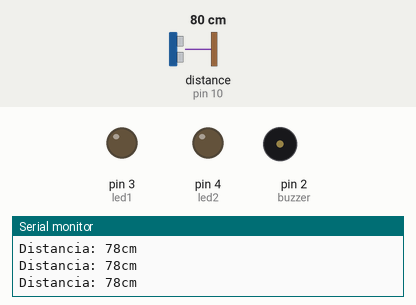
Recording of a sketch running on a simulated Arduino Uno, built with avr-gcc and run on an emulated ATmega328P. Shown: output pins drawn as LEDs (lit = HIGH), buzzer (waves = sounding, pin HIGH), the last lines printed to the serial monitor. Wiring (inferred from the names in the program): ultrasonic range finder: trigger pin 9; echo pin 10. The inputs (shaded band) are chosen by the test bench; at power-on: distance to the obstacle (sensor on pin 10) 80 cm. The echo pulse lasts 58.3 µs per cm; pins used as bus, display or sensor lines are not drawn.

Above: at 1.2 s.
1.3 s: distance to the obstacle (sensor on pin 10) set to 57 cm
4.3 s: distance to the obstacle (sensor on pin 10) set to 46 cm
At 5.2 s:
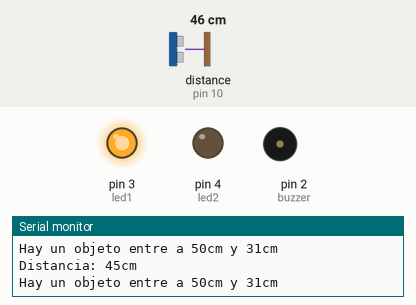
5.8 s: distance to the obstacle (sensor on pin 10) set to 34 cm
7.3 s: distance to the obstacle (sensor on pin 10) set to 29 cm
At 8.5 s:
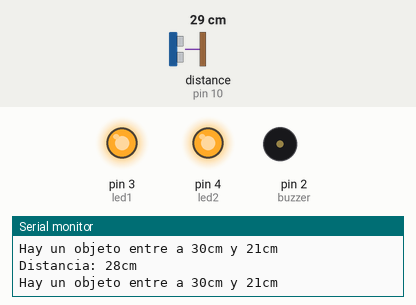
8.8 s: distance to the obstacle (sensor on pin 10) set to 23 cm
11.8 s: distance to the obstacle (sensor on pin 10) set to 20 cm
At 12.3 s:
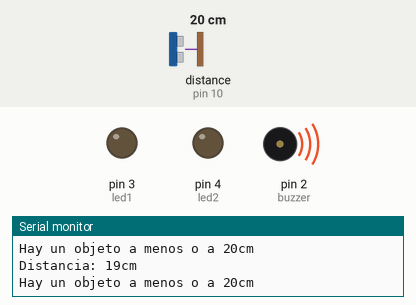
Timing chart, 0 to 14.3 s (numbered marks = the images above; inputs shaded):
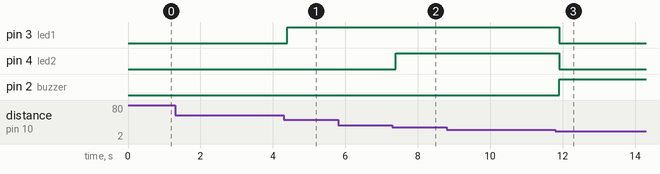

Measured:
- the behaviour switches between 52 and 51 cm on distance to the obstacle (sensor on pin 10) (found by bisection; images 0 and 1)
- the behaviour switches between 32 and 31 cm on distance to the obstacle (sensor on pin 10) (found by bisection; images 1 and 2)
- the behaviour switches between 22 and 21 cm on distance to the obstacle (sensor on pin 10) (found by bisection; images 2 and 3)
- after the input at 4.3 s, pin 3 (led1): LOW → HIGH after 0.09 s
- after the input at 7.3 s, pin 4 (led2): LOW → HIGH after 0.09 s
- after the input at 11.8 s, pin 3 (led1), pin 4 (led2): HIGH → LOW after 0.10 s; pin 2 (buzzer): LOW → HIGH after 0.10 s

The sketch:

final.ino
```cpp
const int Trigger = 9;
  const int Echo = 10;
  const int buzzer =2;
  const int led1=3;
  const int led2=4;
void setup() {
  Serial.begin(9600);
  pinMode(Trigger, OUTPUT);
  pinMode(buzzer, OUTPUT);
  pinMode(led1, OUTPUT);
  pinMode(led2, OUTPUT);
  pinMode(Echo, INPUT);

  digitalWrite(Trigger, LOW);
}

void loop() {
  long t;
  long d;
  digitalWrite(Trigger,HIGH);
  delayMicroseconds(10);
  digitalWrite(Trigger,LOW);
  t=pulseIn(Echo,HIGH);
  d=t/59;
  Serial.print("Distancia: ");
  Serial.print(d);
  Serial.print("cm");
  Serial.println();
  verificarDistancia(d);
  delay(100);
}
void verificarDistancia(long distancia){
  // igual a 50 y mayor a 30
if (distancia <= 50 && distancia > 30){
  digitalWrite(led1,HIGH);
  digitalWrite(buzzer,LOW);
  digitalWrite(led2,LOW);
  Serial.println("Hay un objeto entre a 50cm y 31cm");
  // menor o igual a 30 y mayor a 20
  } else if (distancia <= 30 && distancia > 20){
    digitalWrite(led1,HIGH);
  digitalWrite(led2,HIGH);
  digitalWrite(buzzer,LOW);
  Serial.println("Hay un objeto entre a 30cm y 21cm");
  // menor o igual a 20
  } else if (distancia <= 20){
    digitalWrite(buzzer,HIGH);
    digitalWrite(led1,LOW);
    digitalWrite(led2,LOW);
  Serial.println("Hay un objeto a menos o a 20cm");
  } else {
    digitalWrite(led1,LOW);
    digitalWrite(led2,LOW);
    digitalWrite(buzzer,LOW);
  }
}
```
